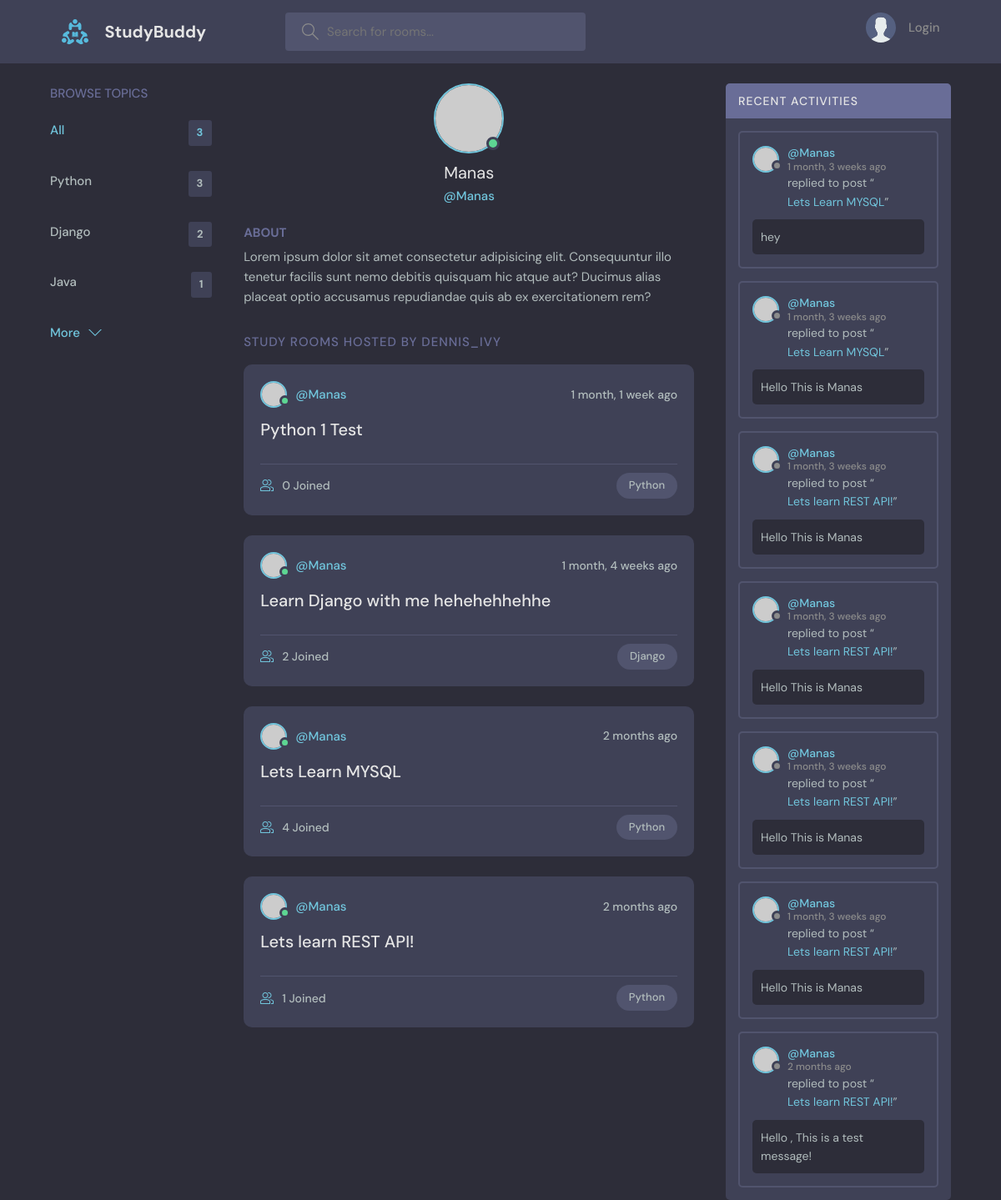
Page /profile/1/ on the committed database.
### base/models.py (models this page shows, shortened)
class Topic(models.Model):
    name=models.CharField(max_length=200)

class Room(models.Model):
    host=models.ForeignKey(User, on_delete=models.SET_NULL,null=True)
    topic=models.ForeignKey(Topic, on_delete=models.SET_NULL,null=True)
    name=models.CharField(max_length=200)
    participants=models.ManyToManyField(User,related_name='participants',blank=True)
    description=models.TextField(blank=True,null=True)
    updated=models.DateTimeField(auto_now=True)
    created=models.DateTimeField(auto_now_add=True)
    class Meta:
        ordering=['-updated','-created']
    def __str__(self):
        return self.name

class Message(models.Model):
    user=models.ForeignKey(User,on_delete=models.CASCADE)
    room=models.ForeignKey(Room,on_delete=models.CASCADE)
    body=models.TextField()
    updated=models.DateTimeField(auto_now=True)
    created=models.DateTimeField(auto_now_add=True)
    class Meta:
        ordering=['-updated','-created']

### base/views.py (the view)
# urls.py: path('profile/<str:pk>/',views.userProfile,name='user-profile'),
def userProfile(request,pk):
    user=User.objects.get(id=pk)
    rooms=user.room_set.all()
    room_messages=user.message_set.all()
    topics=Topic.objects.all()
    context={'user':user,'rooms': rooms,
    'room_messages':room_messages,'topics':topics}
    return render(request,'base/profile.html',context)

### base/templates/base/profile.html (shortened to what this page needs)
{% extends 'main.html' %}
{% block content %}
  <main class="profile-page layout layout--3">
    <div class="container">
      {% include 'base/topics_component.html' %}
      <div class="roomList">
        <div class="profile">
          <div class="profile__avatar">
            <div class="avatar avatar--large active">
              <img src="https://randomuser.me/api/portraits/men/11.jpg" />
            </div>
          </div>
          <div class="profile__info">
            <h3>{{user.username}}</h3>
            <p>@{{user.username}}</p>
          </div>
          <div class="profile__about">
            <h3>About</h3>
            <p>
              Lorem ipsum dolor sit amet consectetur adipisicing elit. Consequuntur illo tenetur
              facilis sunt nemo debitis quisquam hic atque aut? Ducimus alias placeat optio
              accusamus repudiandae quis ab ex exercitationem rem?
            </p>
          </div>
        </div>
        <div class="roomList__header">
          <div>
            <h2>Study Rooms Hosted by dennis_ivy</a>
            </h2>
          </div>
        </div>
        {% include 'base/feed_component.html' %}
      </div>
      {% include 'base/activity_component.html' %}
    </div>
  </main>
{% endblock content %}

### templates/main.html (shortened to what this page needs)
<!DOCTYPE html>
{% load static %}
<html lang="en">
<head>
    <link rel="stylesheet" href="{% static 'styles/style.css' %}" />
</head>
<body>
    {% include 'navbar.html' %}
    {% block content %}
    {% endblock %}
</body>
</html>

### templates/navbar.html (shortened to what this page needs)
{% load static %}
<header class="header header--loggedIn">
    <div class="container">
        <a href="{% url 'home' %}" class="header__logo">
            <img src="{% static 'images/logo.svg' %}" />
            <h1>StudyBuddy</h1>
        </a>
        <form class="header__search" method="GET" action="{% url 'home' %}">
            <label>
                <input name="q" placeholder="Search for rooms..." />
            </label>
        </form>
        <nav class="header__menu">
            {% if request.user.is_authenticated %}
            <div class="header__user">
                <a href="{% url 'update-user' %}">
                    <div class="avatar avatar--medium active">
                        <img src="https://randomuser.me/api/portraits/men/37.jpg" />
                    </div>
                    <p>{{request.user.username}}<span>@{{request.user.username}}</span></p>
                </a>
                <button class="dropdown-button">
                    <svg version="1.1" xmlns="http://www.w3.org/2000/svg" width="32" height="32" viewBox="0 0 32 32">
                        <title>chevron-down</title>
                        <path d="M16 21l-13-13h-3l16 16 16-16h-3l-13 13z"></path>
                    </svg>
                </button>
            </div>
            {% else %}
            <a href="{% url 'login' %}">
                <img src="{% static 'images/avatar.svg' %}" />
                <p>Login</p>
            </a>
            {% endif %}
        </nav>
    </div>
</header>

### base/templates/base/topics_component.html
<div class="topics">
    <div class="topics__header">
        <h2>Browse Topics</h2>
    </div>
    <ul class="topics__list">
        <li>
            <a href="{% url 'home' %}" class="active">All <span>{{topics.count}}</span></a>
        </li>
        {% for topic in topics %}
        <li>
            <a href="{% url 'home' %}?q={{topic.name}}">{{topic.name}}<span>{{topic.room_set.all.count}}</span></a>
        </li>
        {% endfor %}
    </ul>
    <a class="btn btn--link" href="{% url 'topics' %}">
        More
        <svg version="1.1" xmlns="http://www.w3.org/2000/svg" width="32" height="32" viewBox="0 0 32 32">
            <title>chevron-down</title>
            <path d="M16 21l-13-13h-3l16 16 16-16h-3l-13 13z"></path>
        </svg>
    </a>
</div>

### base/templates/base/feed_component.html (shortened to what this page needs)
{% for room in rooms %}
<div class="roomListRoom">
    <div class="roomListRoom__header">
      <a href="{% url 'user-profile' room.host.id %}" class="roomListRoom__author">
        <div class="avatar avatar--small active">
          <img src="https://randomuser.me/api/portraits/men/11.jpg" />
        </div>
        <span>@{{room.host.username}}</span>
      </a>
      <div class="roomListRoom__actions">
        <span>{{room.created|timesince}} ago</span>
      </div>
    </div>
    <div class="roomListRoom__content">
      <a href="{% url 'room' room.id %}">{{room.name}}</a>
    </div>
    <div class="roomListRoom__meta">
      <a href="{% url 'room' room.id %}" class="roomListRoom__joined">
        {{room.participants.all.count}} Joined
      </a>
      <p class="roomListRoom__topic">{{room.topic.name}}</p>
    </div>
  </div>
{% endfor %}

### base/templates/base/activity_component.html (shortened to what this page needs)
<div class="activities">
    <div class="activities__header">
        <h2>Recent Activities</h2>
    </div>
    {% for message in room_messages %}
    <div class="activities__box">
        <div class="activities__boxHeader roomListRoom__header">
            <a href="{% url 'user-profile' message.user.id %}" class="roomListRoom__author">
                <div class="avatar avatar--small">
                    <img src="https://randomuser.me/api/portraits/women/11.jpg" />
                </div>
                <p>
                    @{{message.user}}
                    <span>{{message.created|timesince}} ago</span>
                </p>
            </a>
        </div>
        <div class="activities__boxContent">
            <p>replied to post “<a href="{% url 'room' message.room.id %}">{{message.room}}</a>”</p>
            <div class="activities__boxRoomContent">
                {{message.body}}
            </div>
        </div>
    </div>
    {% endfor %}
</div>

### rows in the picture
Topic: name "Python", room_set.all.count "3"
Topic: name "Django", room_set.all.count "2"
Topic: name "Java", room_set.all.count "1"
Room: host.username "Manas", created "1 month, 1 week", name "Python 1 Test", participants.all.count "0", topic.name "Python"
Room: host.username "Manas", created "1 month, 4 weeks", name "Learn Django with me hehehehhehhe", participants.all.count "2", topic.name "Django"
Room: host.username "Manas", created "2 months", name "Lets Learn MYSQL", participants.all.count "4", topic.name "Python"
Room: host.username "Manas", created "2 months", name "Lets learn REST API!", participants.all.count "1", topic.name "Python"
Message: user "Manas", created "1 month, 3 weeks", room "Lets Learn MYSQL", body "hey"
Message: user "Manas", created "1 month, 3 weeks", room "Lets Learn MYSQL", body "Hello This is Manas"
Message: user "Manas", created "1 month, 3 weeks", room "Lets learn REST API!", body "Hello This is Manas"
Message: user "Manas", created "1 month, 3 weeks", room "Lets learn REST API!", body "Hello This is Manas"
Message: user "Manas", created "1 month, 3 weeks", room "Lets learn REST API!", body "Hello This is Manas"
Message: user "Manas", created "1 month, 3 weeks", room "Lets learn REST API!", body "Hello This is Manas"
Message: user "Manas", created "2 months", room "Lets learn REST API!", body "Hello , This is a test message!"

### other values in the picture
{{ topics.count }} "3"
{{ user.username }} "Manas"
